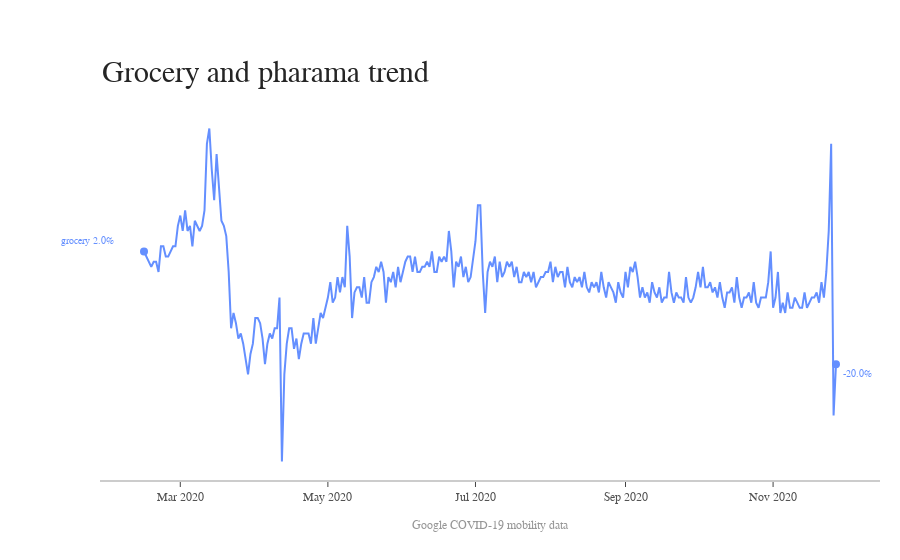

Here is the notebook cell this chart was saved with:
### Code cell
rc,fig = plotTrend(Source = US_trend,
              title = 'Grocery and pharama trend',
              isPercentage = True,
              dateColumnHeader = 'date',
              labels = ['grocery_and_pharmacy_percent_change_from_baseline'],
              credits = 'Google COVID-19 mobility data')
if rc:
    fig.show()

### Figure 1 — Plotly figure (JSON) as saved in the notebook; plotly's stock layout.template omitted (floating-point values rounded to 4 significant figures; data arrays with more than 128 entries replaced by an {"elided": "..."} marker saying what was removed)
{"data": [{"connectgaps": true, "line": {"color": "rgb(100,143,255)", "width": 2}, "mode": "lines", "name": "grocery_and_pharmacy_percent_change_from_baseline", "type": "scatter", "x": {"elided": "287 str values"}, "y": {"elided": "287 int values"}}, {"marker": {"color": "rgb(100,143,255)", "size": 8}, "mode": "markers", "type": "scatter", "x": ["2020-02-15", "2020-11-27"], "y": [2, -20]}], "layout": {"annotations": [{"font": {"color": "rgb(100,143,255)", "family": "Arial", "size": 10}, "showarrow": false, "text": "grocery 2.0%", "x": 0.02, "xanchor": "right", "xref": "paper", "y": 4, "yanchor": "middle"}, {"font": {"color": "rgb(100,143,255)", "family": "Arial", "size": 10}, "showarrow": false, "text": "-20.0%", "x": 0.95, "xanchor": "left", "xref": "paper", "y": -22, "yanchor": "middle"}, {"font": {"color": "rgb(37,37,37)", "family": "Arial", "size": 30}, "showarrow": false, "text": "Grocery and pharama trend", "x": 0, "xanchor": "left", "xref": "paper", "y": 1.05, "yanchor": "bottom", "yref": "paper"}, {"font": {"color": "rgb(150,150,150)", "family": "Arial", "size": 12}, "showarrow": false, "text": "Google COVID-19 mobility data", "x": 0.5, "xanchor": "center", "xref": "paper", "y": -0.1, "yanchor": "top", "yref": "paper"}], "autosize": false, "margin": {"autoexpand": false, "l": 100, "r": 20, "t": 110}, "plot_bgcolor": "white", "showlegend": false, "xaxis": {"linecolor": "rgb(204, 204, 204)", "linewidth": 2, "showgrid": false, "showline": true, "showticklabels": true, "tickfont": {"color": "rgb(82, 82, 82)", "family": "Arial", "size": 12}, "ticks": "outside"}, "yaxis": {"showgrid": false, "showline": false, "showticklabels": false, "zeroline": false}}}
